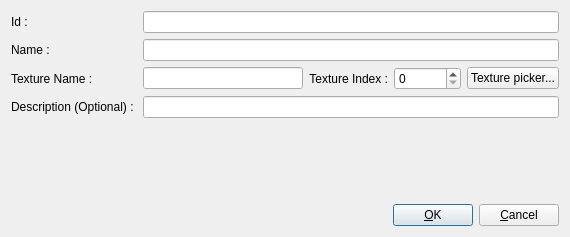
<?xml version="1.0" encoding="UTF-8"?>
<ui version="4.0">
 <class>editItemFormClass</class>
 <widget class="QDialog" name="editItemFormClass">
  <property name="geometry">
   <rect>
    <x>0</x>
    <y>0</y>
    <width>570</width>
    <height>237</height>
   </rect>
  </property>
  <property name="windowTitle">
   <string>Add item</string>
  </property>
  <layout class="QGridLayout" name="gridLayout">
   <item row="1" column="0">
    <layout class="QVBoxLayout" name="verticalLayout">
     <item>
      <layout class="QHBoxLayout" name="horizontalLayout">
       <item>
        <spacer name="horizontalSpacer">
         <property name="orientation">
          <enum>Qt::Horizontal</enum>
         </property>
         <property name="sizeHint" stdset="0">
          <size>
           <width>40</width>
           <height>20</height>
          </size>
         </property>
        </spacer>
       </item>
       <item>
        <widget class="QPushButton" name="pushButtonOK">
         <property name="text">
          <string>&amp;OK</string>
         </property>
         <property name="icon">
          <iconset resource="../res/global.qrc">
           <normaloff>:/commonEditor.UI/res/dialog-ok.svg</normaloff>:/commonEditor.UI/res/dialog-ok.svg</iconset>
         </property>
         <property name="default">
          <bool>true</bool>
         </property>
        </widget>
       </item>
       <item>
        <widget class="QPushButton" name="pushButtonCancel">
         <property name="text">
          <string>&amp;Cancel</string>
         </property>
         <property name="icon">
          <iconset resource="../res/global.qrc">
           <normaloff>:/commonEditor.UI/res/dialog-close.svg</normaloff>:/commonEditor.UI/res/dialog-close.svg</iconset>
         </property>
        </widget>
       </item>
      </layout>
     </item>
    </layout>
   </item>
   <item row="0" column="0">
    <layout class="QFormLayout" name="formLayout_3">
     <property name="horizontalSpacing">
      <number>6</number>
     </property>
     <property name="verticalSpacing">
      <number>6</number>
     </property>
     <item row="0" column="0">
      <widget class="QLabel" name="label">
       <property name="text">
        <string>Id : </string>
       </property>
      </widget>
     </item>
     <item row="0" column="1">
      <widget class="QLineEdit" name="lineEditId"/>
     </item>
     <item row="1" column="0">
      <widget class="QLabel" name="label_2">
       <property name="text">
        <string>Name :</string>
       </property>
      </widget>
     </item>
     <item row="1" column="1">
      <widget class="QLineEdit" name="lineEditName"/>
     </item>
     <item row="2" column="0">
      <widget class="QLabel" name="label_3">
       <property name="text">
        <string>Texture Name :</string>
       </property>
      </widget>
     </item>
     <item row="2" column="1">
      <layout class="QHBoxLayout" name="horizontalLayout_3">
       <item>
        <widget class="QLineEdit" name="lineEditTextureName"/>
       </item>
       <item>
        <widget class="QLabel" name="label_4">
         <property name="text">
          <string>Texture Index :</string>
         </property>
         <property name="alignment">
          <set>Qt::AlignRight|Qt::AlignTrailing|Qt::AlignVCenter</set>
         </property>
        </widget>
       </item>
       <item>
        <widget class="QSpinBox" name="spinBoxTextureIndex">
         <property name="maximum">
          <number>16777215</number>
         </property>
        </widget>
       </item>
       <item>
        <widget class="QPushButton" name="pushButtonTexturePicker">
         <property name="text">
          <string>Texture picker...</string>
         </property>
        </widget>
       </item>
      </layout>
     </item>
     <item row="3" column="0">
      <widget class="QLabel" name="label_5">
       <property name="text">
        <string>Description (Optional) : </string>
       </property>
      </widget>
     </item>
     <item row="3" column="1">
      <widget class="QLineEdit" name="lineEditOptionalDescription"/>
     </item>
    </layout>
   </item>
  </layout>
 </widget>
 <tabstops>
  <tabstop>lineEditId</tabstop>
  <tabstop>lineEditName</tabstop>
  <tabstop>lineEditTextureName</tabstop>
  <tabstop>spinBoxTextureIndex</tabstop>
  <tabstop>pushButtonTexturePicker</tabstop>
  <tabstop>lineEditOptionalDescription</tabstop>
  <tabstop>pushButtonOK</tabstop>
  <tabstop>pushButtonCancel</tabstop>
 </tabstops>
 <resources>
  <include location="../res/global.qrc"/>
 </resources>
 <connections/>
</ui>
